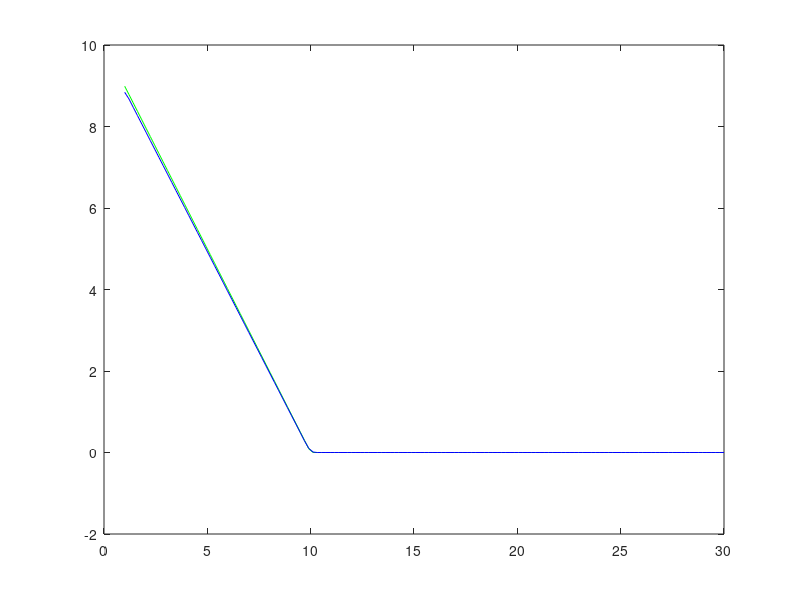
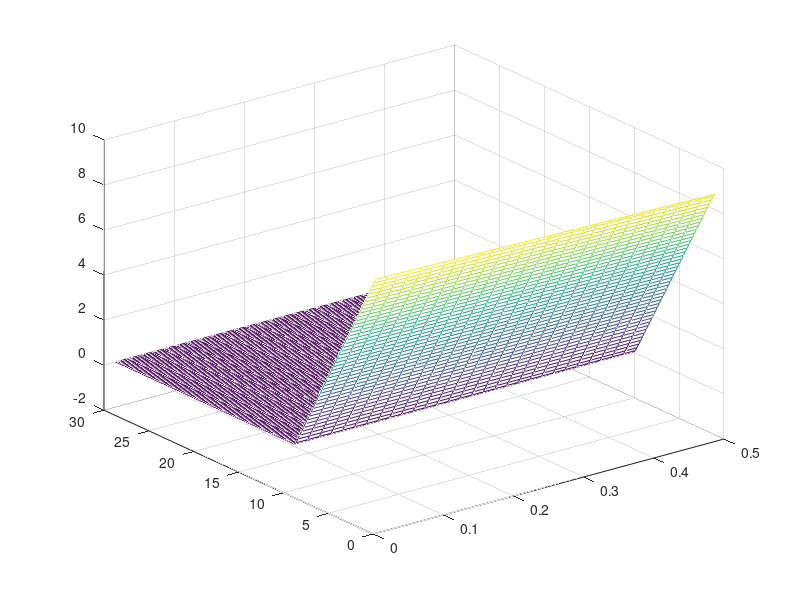

The MATLAB script that drew these images, in order:
clc;
close all;
clear all;
N = 141;
M = 30;
S = linspace(1,30,N);
X = 10;
T = 0.5;
r = 0.05;
sigma = 0.20;
c = 0.7;
y = log(S);
dy = y(2)-y(1);
dt = T/M;
[call, put] = blsprice(S,X,r,T,sigma);
phi = zeros(N,N);
for j = 1:N
    y(j) = (j-1)*dy;
end
for i = 1:N
    for j = 1:N
        phi(i,j) = 1/sqrt((y(i) - y(j))^2 + c^2);
    end
end
%L =  zeros(N,N);
Ly =  zeros(N,N);
Lyy =  zeros(N,N);
L = phi;
for i = 1:N
    for j = 1:N
        Ly(i,j) = -(y(i)-y(j))/(sqrt((y(i) - y(j))^2 + c^2))^3;
    end
end
for i = 1:N
    for j = 1:N
        Lyy(i,j) = -1/(sqrt((y(i) - y(j))^2 + c^2))^3 + 3*(y(i)-y(j))^2/(sqrt((y(i) - y(j))^2 + c^2))^5;
    end
end
P=r*(eye(N))-(0.5*sigma^2)*(pinv(L)*Lyy)-(r-(0.5*sigma^2))*(pinv(L)*Ly);
Uo = max(X-S,0);
%alphao = zeros(N,1);
alphao = pinv(L)*Uo';
alpha = zeros(N,1);
Unn = zeros(N,M);
t = (1:M)*dt;
Unn(1,:) = X*exp(-r*t);
for n = 1:M
    F1 = -dt*P*alphao;
    F2 = -dt*P*(alphao + 0.5*F1);
    alpha = alphao + 0.5*(F1 + F2);
    Un = L*alpha;
    %Un = X*exp(-r*n*dt);
    for j=1:N
        Unn(j,n)=Un(j);
    end
    %alpha = L\Un;
    alphao = alpha;
end
figure(1)
plot(S,Unn(:,1),'-g',S,Unn(:,round(M/2)),'-b')
    
figure(2)
mesh(t,S,Unn)
